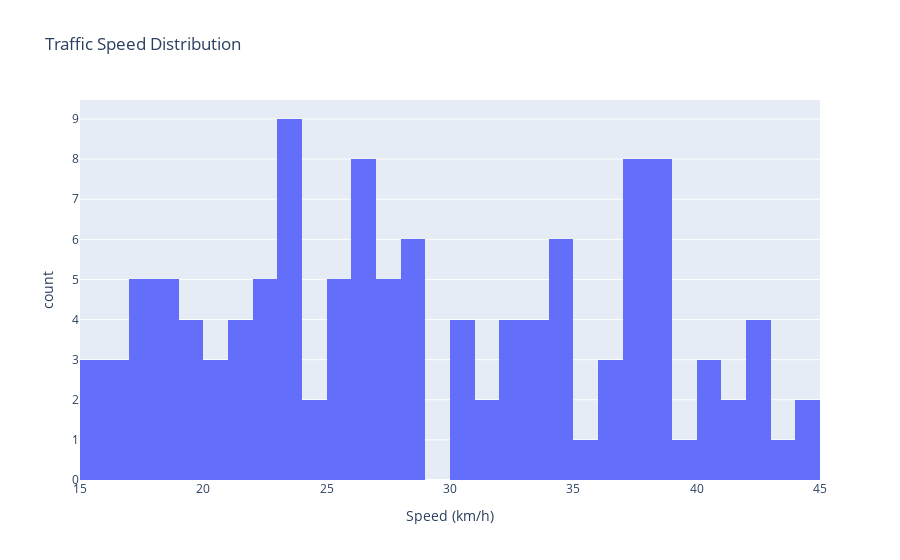
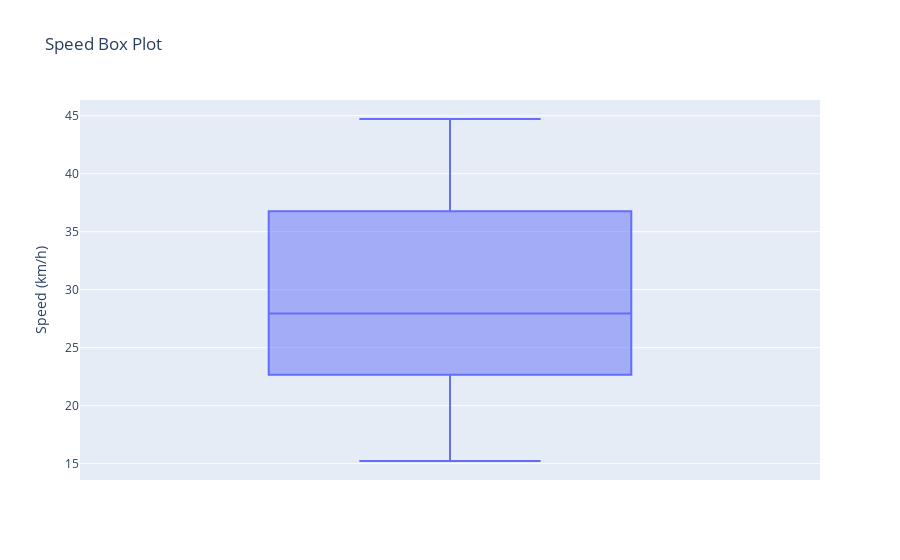

Write notebook code for charts like these, in order.
### Markdown cell above
## 6. Traffic Analysis

### Code cell
# Speed distribution
if traffic_data and 'speed_kmh' in traffic_df.columns:
    fig = px.histogram(
        traffic_df,
        x='speed_kmh',
        nbins=30,
        title='Traffic Speed Distribution',
        labels={'speed_kmh': 'Speed (km/h)', 'count': 'Number of Edges'}
    )
    fig.show()
    
    # Box plot
    fig = px.box(
        traffic_df,
        y='speed_kmh',
        title='Speed Box Plot',
        labels={'speed_kmh': 'Speed (km/h)'}
    )
    fig.show()
else:
    print("⚠️ No speed data available")

### Figure 1 — Plotly figure (JSON) as saved in the notebook; plotly's stock layout.template omitted (floating-point values rounded to 4 significant figures)
{"data": [{"bingroup": "x", "hovertemplate": "Speed (km/h)=%{x}<br>count=%{y}<extra></extra>", "legendgroup": "", "marker": {"color": "#636efa", "pattern": {"shape": ""}}, "name": "", "nbinsx": 30, "orientation": "v", "showlegend": false, "type": "histogram", "x": [22.69, 34.18, 44.72, 28.33, 35.32, 22.57, 20.2, 36.82, 31.4, 22.77, 19.6, 31.08, 25.19, 18.65, 27.8, 27.26, 43.18, 18.37, 34.36, 42.48, 18.68, 32.32, 30.39, 40.78, 17.19, 40.59, 28.42, 33.28, 28.55, 15.94, 40.8, 26.27, 23.28, 26.69, 28.06, 21.4, 36.69, 26.18, 39.93, 33.89, 38.81, 23.18, 19.38, 15.23, 25.86, 36.45, 38.56, 42.71, 27.93, 26.88, 30.85, 16.14, 38.07, 37.72, 19.5, 17.78, 42.21, 23.6, 38.01, 37.4, 24.42, 22.63, 30.3, 37.17, 25.69, 34.48, 17.76, 21.32, 38.17, 37.41, 26.51, 23.93, 44.57, 32.55, 33.14, 26.26, 38.94, 23.36, 38.8, 28.81, 34.17, 28.19, 38.73, 23.09, 37.3, 34.69, 21.37, 20.78, 18.27, 17.59, 18.58, 32.21, 42.27, 41.95, 23.59, 23.5, 20.27, 30.23, 27.98, 26.55, 26.46, 16.59, 33.69, 34.84, 19.65, 41.02, 25.8, 22.29, 16.93, 32.18, 37.31, 17.45, 37.88, 21.91, 37.64, 24.34, 15.3, 25.81, 27.23, 23.86], "xaxis": "x", "yaxis": "y"}], "layout": {"barmode": "relative", "legend": {"tracegroupgap": 0}, "title": {"text": "Traffic Speed Distribution"}, "xaxis": {"anchor": "y", "domain": [0, 1], "title": {"text": "Speed (km/h)"}}, "yaxis": {"anchor": "x", "domain": [0, 1], "title": {"text": "count"}}}}

### Figure 2 — Plotly figure (JSON) as saved in the notebook; plotly's stock layout.template omitted (floating-point values rounded to 4 significant figures)
{"data": [{"alignmentgroup": "True", "hovertemplate": "Speed (km/h)=%{y}<extra></extra>", "legendgroup": "", "marker": {"color": "#636efa"}, "name": "", "notched": false, "offsetgroup": "", "orientation": "v", "showlegend": false, "type": "box", "x0": " ", "xaxis": "x", "y": [22.69, 34.18, 44.72, 28.33, 35.32, 22.57, 20.2, 36.82, 31.4, 22.77, 19.6, 31.08, 25.19, 18.65, 27.8, 27.26, 43.18, 18.37, 34.36, 42.48, 18.68, 32.32, 30.39, 40.78, 17.19, 40.59, 28.42, 33.28, 28.55, 15.94, 40.8, 26.27, 23.28, 26.69, 28.06, 21.4, 36.69, 26.18, 39.93, 33.89, 38.81, 23.18, 19.38, 15.23, 25.86, 36.45, 38.56, 42.71, 27.93, 26.88, 30.85, 16.14, 38.07, 37.72, 19.5, 17.78, 42.21, 23.6, 38.01, 37.4, 24.42, 22.63, 30.3, 37.17, 25.69, 34.48, 17.76, 21.32, 38.17, 37.41, 26.51, 23.93, 44.57, 32.55, 33.14, 26.26, 38.94, 23.36, 38.8, 28.81, 34.17, 28.19, 38.73, 23.09, 37.3, 34.69, 21.37, 20.78, 18.27, 17.59, 18.58, 32.21, 42.27, 41.95, 23.59, 23.5, 20.27, 30.23, 27.98, 26.55, 26.46, 16.59, 33.69, 34.84, 19.65, 41.02, 25.8, 22.29, 16.93, 32.18, 37.31, 17.45, 37.88, 21.91, 37.64, 24.34, 15.3, 25.81, 27.23, 23.86], "y0": " ", "yaxis": "y"}], "layout": {"boxmode": "group", "legend": {"tracegroupgap": 0}, "title": {"text": "Speed Box Plot"}, "xaxis": {"anchor": "y", "domain": [0, 1]}, "yaxis": {"anchor": "x", "domain": [0, 1], "title": {"text": "Speed (km/h)"}}}}
